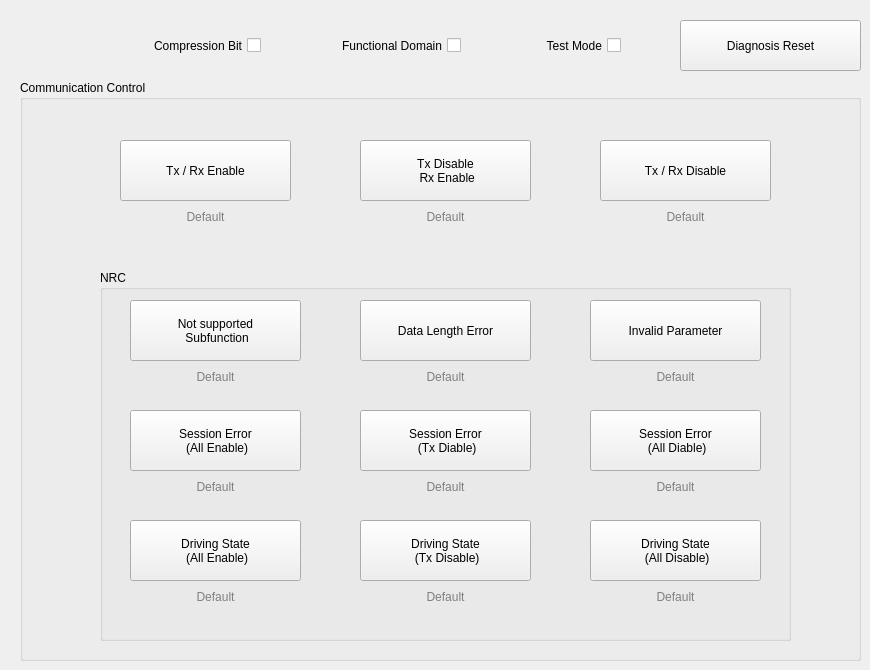
    <widget class="QWidget" name="diagnosis_comm_cont">
     <attribute name="title">
      <string>Diagnosis - Comm Control</string>
     </attribute>
     <widget class="QGroupBox" name="comm_cont_box">
      <property name="geometry">
       <rect>
        <x>20</x>
        <y>80</y>
        <width>841</width>
        <height>581</height>
       </rect>
      </property>
      <property name="title">
       <string>Communication Control</string>
      </property>
      <widget class="QGroupBox" name="comm_cont_nrc_box">
       <property name="geometry">
        <rect>
         <x>80</x>
         <y>190</y>
         <width>691</width>
         <height>371</height>
        </rect>
       </property>
       <property name="title">
        <string>NRC</string>
       </property>
       <widget class="QPushButton" name="btn_comm_cont_nrc_12">
        <property name="geometry">
         <rect>
          <x>30</x>
          <y>30</y>
          <width>171</width>
          <height>61</height>
         </rect>
        </property>
        <property name="text">
         <string>Not supported 
 Subfunction</string>
        </property>
       </widget>
       <widget class="QLabel" name="label_comm_cont_nrc_12">
        <property name="geometry">
         <rect>
          <x>30</x>
          <y>100</y>
          <width>171</width>
          <height>20</height>
         </rect>
        </property>
        <property name="styleSheet">
         <string notr="true">color: gray</string>
        </property>
        <property name="text">
         <string>Default</string>
        </property>
        <property name="alignment">
         <set>Qt::AlignHCenter|Qt::AlignTop</set>
        </property>
       </widget>
       <widget class="QPushButton" name="btn_comm_cont_nrc_13">
        <property name="geometry">
         <rect>
          <x>260</x>
          <y>30</y>
          <width>171</width>
          <height>61</height>
         </rect>
        </property>
        <property name="text">
         <string>Data Length Error</string>
        </property>
       </widget>
       <widget class="QLabel" name="label_comm_cont_nrc_13">
        <property name="geometry">
         <rect>
          <x>260</x>
          <y>100</y>
          <width>171</width>
          <height>20</height>
         </rect>
        </property>
        <property name="styleSheet">
         <string notr="true">color: gray</string>
        </property>
        <property name="text">
         <string>Default</string>
        </property>
        <property name="alignment">
         <set>Qt::AlignHCenter|Qt::AlignTop</set>
        </property>
       </widget>
       <widget class="QPushButton" name="btn_comm_cont_nrc_31">
        <property name="geometry">
         <rect>
          <x>490</x>
          <y>30</y>
          <width>171</width>
          <height>61</height>
         </rect>
        </property>
        <property name="text">
         <string>Invalid Parameter</string>
        </property>
       </widget>
       <widget class="QLabel" name="label_comm_cont_nrc_31">
        <property name="geometry">
         <rect>
          <x>490</x>
          <y>100</y>
          <width>171</width>
          <height>20</height>
         </rect>
        </property>
        <property name="styleSheet">
         <string notr="true">color: gray</string>
        </property>
        <property name="text">
         <string>Default</string>
        </property>
        <property name="alignment">
         <set>Qt::AlignHCenter|Qt::AlignTop</set>
        </property>
       </widget>
       <widget class="QPushButton" name="btn_comm_cont_nrc_7f_all_en">
        <property name="geometry">
         <rect>
          <x>30</x>
          <y>140</y>
          <width>171</width>
          <height>61</height>
         </rect>
        </property>
        <property name="text">
         <string>Session Error 
 (All Enable)</string>
        </property>
       </widget>
       <widget class="QPushButton" name="btn_comm_cont_nrc_7f_tx_dis">
        <property name="geometry">
         <rect>
          <x>260</x>
          <y>140</y>
          <width>171</width>
          <height>61</height>
         </rect>
        </property>
        <property name="text">
         <string>Session Error 
 (Tx Diable)</string>
        </property>
       </widget>
       <widget class="QLabel" name="label_comm_cont_nrc_7f_tx_dis">
        <property name="geometry">
         <rect>
          <x>260</x>
          <y>210</y>
          <width>171</width>
          <height>20</height>
         </rect>
        </property>
        <property name="styleSheet">
         <string notr="true">color: gray</string>
        </property>
        <property name="text">
         <string>Default</string>
        </property>
        <property name="alignment">
         <set>Qt::AlignHCenter|Qt::AlignTop</set>
        </property>
       </widget>
       <widget class="QLabel" name="label_comm_cont_nrc_7f_all_en">
        <property name="geometry">
         <rect>
          <x>30</x>
          <y>210</y>
          <width>171</width>
          <height>20</height>
         </rect>
        </property>
        <property name="styleSheet">
         <string notr="true">color: gray</string>
        </property>
        <property name="text">
         <string>Default</string>
        </property>
        <property name="alignment">
         <set>Qt::AlignHCenter|Qt::AlignTop</set>
        </property>
       </widget>
       <widget class="QLabel" name="label_comm_cont_nrc_7f_all_dis">
        <property name="geometry">
         <rect>
          <x>490</x>
          <y>210</y>
          <width>171</width>
          <height>20</height>
         </rect>
        </property>
        <property name="styleSheet">
         <string notr="true">color: gray</string>
        </property>
        <property name="text">
         <string>Default</string>
        </property>
        <property name="alignment">
         <set>Qt::AlignHCenter|Qt::AlignTop</set>
        </property>
       </widget>
       <widget class="QPushButton" name="btn_comm_cont_nrc_7f_all_dis">
        <property name="geometry">
         <rect>
          <x>490</x>
          <y>140</y>
          <width>171</width>
          <height>61</height>
         </rect>
        </property>
        <property name="text">
         <string>Session Error 
 (All Diable)</string>
        </property>
       </widget>
       <widget class="QPushButton" name="btn_comm_cont_nrc_22_tx_dis">
        <property name="geometry">
         <rect>
          <x>260</x>
          <y>250</y>
          <width>171</width>
          <height>61</height>
         </rect>
        </property>
        <property name="text">
         <string>Driving State 
 (Tx Disable)</string>
        </property>
       </widget>
       <widget class="QLabel" name="label_comm_cont_nrc_22_tx_dis">
        <property name="geometry">
         <rect>
          <x>260</x>
          <y>320</y>
          <width>171</width>
          <height>20</height>
         </rect>
        </property>
        <property name="styleSheet">
         <string notr="true">color: gray</string>
        </property>
        <property name="text">
         <string>Default</string>
        </property>
        <property name="alignment">
         <set>Qt::AlignHCenter|Qt::AlignTop</set>
        </property>
       </widget>
       <widget class="QLabel" name="label_comm_cont_nrc_22_all_dis">
        <property name="geometry">
         <rect>
          <x>490</x>
          <y>320</y>
          <width>171</width>
          <height>20</height>
         </rect>
        </property>
        <property name="styleSheet">
         <string notr="true">color: gray</string>
        </property>
        <property name="text">
         <string>Default</string>
        </property>
        <property name="alignment">
         <set>Qt::AlignHCenter|Qt::AlignTop</set>
        </property>
       </widget>
       <widget class="QPushButton" name="btn_comm_cont_nrc_22_all_dis">
        <property name="geometry">
         <rect>
          <x>490</x>
          <y>250</y>
          <width>171</width>
          <height>61</height>
         </rect>
        </property>
        <property name="text">
         <string>Driving State 
 (All Disable)</string>
        </property>
       </widget>
       <widget class="QLabel" name="label_comm_cont_nrc_22_all_en">
        <property name="geometry">
         <rect>
          <x>30</x>
          <y>320</y>
          <width>171</width>
          <height>20</height>
         </rect>
        </property>
        <property name="styleSheet">
         <string notr="true">color: gray</string>
        </property>
        <property name="text">
         <string>Default</string>
        </property>
        <property name="alignment">
         <set>Qt::AlignHCenter|Qt::AlignTop</set>
        </property>
       </widget>
       <widget class="QPushButton" name="btn_comm_cont_nrc_22_all_en">
        <property name="geometry">
         <rect>
          <x>30</x>
          <y>250</y>
          <width>171</width>
          <height>61</height>
         </rect>
        </property>
        <property name="text">
         <string>Driving State 
 (All Enable)</string>
        </property>
       </widget>
      </widget>
      <widget class="QLabel" name="label_comm_cont_all_en">
       <property name="geometry">
        <rect>
         <x>70</x>
         <y>130</y>
         <width>231</width>
         <height>51</height>
        </rect>
       </property>
       <property name="styleSheet">
        <string notr="true">color: gray</string>
       </property>
       <property name="text">
        <string>Default</string>
       </property>
       <property name="alignment">
        <set>Qt::AlignHCenter|Qt::AlignTop</set>
       </property>
      </widget>
      <widget class="QPushButton" name="btn_comm_cont_all_en">
       <property name="geometry">
        <rect>
         <x>100</x>
         <y>60</y>
         <width>171</width>
         <height>61</height>
        </rect>
       </property>
       <property name="text">
        <string>Tx / Rx Enable</string>
       </property>
      </widget>
      <widget class="QPushButton" name="btn_comm_cont_tx_dis">
       <property name="geometry">
        <rect>
         <x>340</x>
         <y>60</y>
         <width>171</width>
         <height>61</height>
        </rect>
       </property>
       <property name="text">
        <string>Tx Disable 
 Rx Enable</string>
       </property>
      </widget>
      <widget class="QLabel" name="label_comm_cont_tx_dis">
       <property name="geometry">
        <rect>
         <x>320</x>
         <y>130</y>
         <width>211</width>
         <height>51</height>
        </rect>
       </property>
       <property name="styleSheet">
        <string notr="true">color: gray</string>
       </property>
       <property name="text">
        <string>Default</string>
       </property>
       <property name="alignment">
        <set>Qt::AlignHCenter|Qt::AlignTop</set>
       </property>
      </widget>
      <widget class="QLabel" name="label_comm_cont_all_dis">
       <property name="geometry">
        <rect>
         <x>570</x>
         <y>130</y>
         <width>191</width>
         <height>51</height>
        </rect>
       </property>
       <property name="styleSheet">
        <string notr="true">color: gray</string>
       </property>
       <property name="text">
        <string>Default</string>
       </property>
       <property name="alignment">
        <set>Qt::AlignHCenter|Qt::AlignTop</set>
       </property>
      </widget>
      <widget class="QPushButton" name="btn_comm_cont_all_dis">
       <property name="geometry">
        <rect>
         <x>580</x>
         <y>60</y>
         <width>171</width>
         <height>61</height>
        </rect>
       </property>
       <property name="text">
        <string>Tx / Rx Disable</string>
       </property>
      </widget>
     </widget>
     <widget class="QPushButton" name="btn_diag_reset_comm_cont">
      <property name="geometry">
       <rect>
        <x>680</x>
        <y>20</y>
        <width>181</width>
        <height>51</height>
       </rect>
      </property>
      <property name="text">
       <string>Diagnosis Reset</string>
      </property>
     </widget>
     <widget class="QCheckBox" name="chkbox_diag_test_mode_comm_cont">
      <property name="geometry">
       <rect>
        <x>480</x>
        <y>30</y>
        <width>141</width>
        <height>31</height>
       </rect>
      </property>
      <property name="layoutDirection">
       <enum>Qt::RightToLeft</enum>
      </property>
      <property name="text">
       <string>Test Mode</string>
      </property>
     </widget>
     <widget class="QCheckBox" name="chkbox_diag_functional_domain_comm_cont">
      <property name="geometry">
       <rect>
        <x>280</x>
        <y>30</y>
        <width>181</width>
        <height>31</height>
       </rect>
      </property>
      <property name="layoutDirection">
       <enum>Qt::RightToLeft</enum>
      </property>
      <property name="text">
       <string>Functional Domain</string>
      </property>
     </widget>
     <widget class="QCheckBox" name="chkbox_diag_compression_bit_comm_cont">
      <property name="geometry">
       <rect>
        <x>80</x>
        <y>30</y>
        <width>181</width>
        <height>31</height>
       </rect>
      </property>
      <property name="layoutDirection">
       <enum>Qt::RightToLeft</enum>
      </property>
      <property name="text">
       <string>Compression Bit</string>
      </property>
     </widget>
    </widget>
